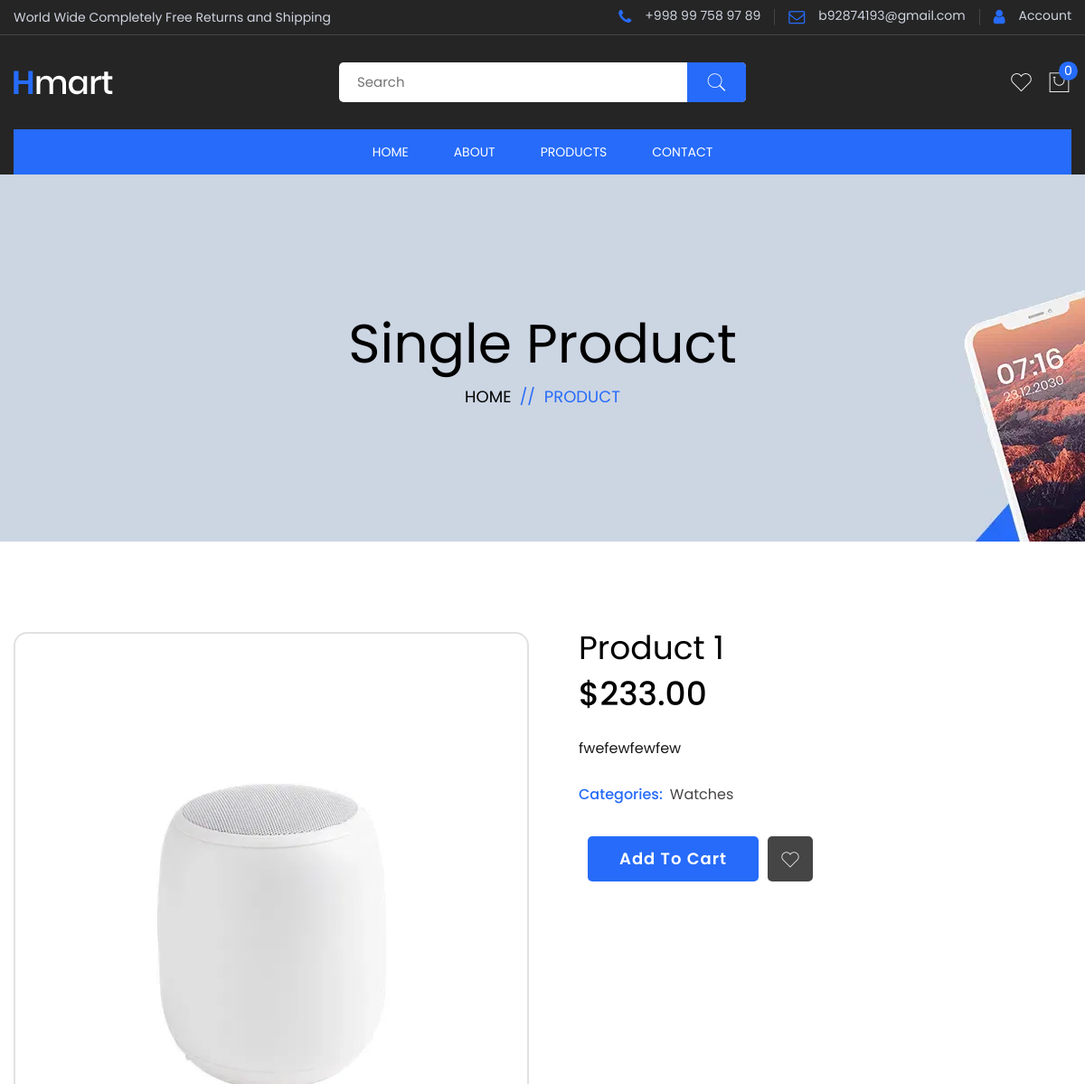
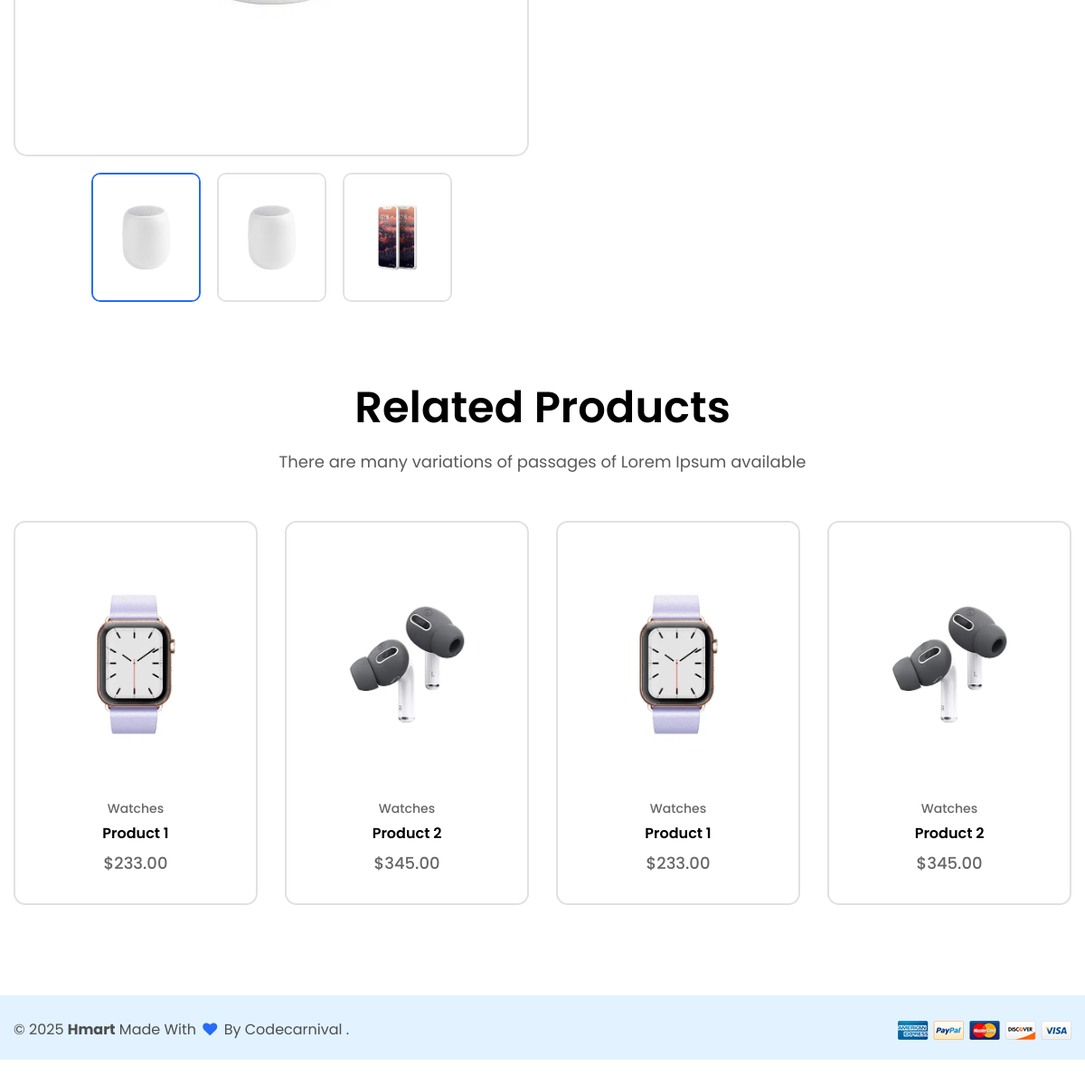
The app's page /product/1/ (signed in) with its own data (2 pictures, top to bottom).
### app/models.py (models this page shows, shortened)
class Photos(models.Model):
	photo = models.ImageField(upload_to='photos/')

class Product(models.Model):
	category = models.ForeignKey(Category, on_delete=models.CASCADE)
	name = models.CharField(max_length=255)
	slug = models.CharField(max_length=255)
	price = models.DecimalField(decimal_places=2, max_digits=15)
	general = models.ImageField(upload_to='photos/')
	photos = models.ManyToManyField(Photos)
	about = models.TextField()

class Category(models.Model):
	name = models.CharField(max_length=255)

### app/views.py (the view)
# urls.py: path('product/<product_id>/', product_detail, name='product_detail'),
def product_detail(request, product_id):
	product = get_object_or_404(Product, id=product_id)
	wishlist_items = Wishlist.objects.filter(user=request.user)
	related_products = Product.objects.all()[:4]
	cart_items = Cart.objects.filter(user=request.user)
	photos = product.photos.all()
	context = {
		'product': product,
		'wishlist_items': wishlist_items,
		'cart_items': cart_items,
		'photos': photos,
		'related_products': related_products,
	}
	return render(request, 'product_detail.html', context)

### templates/product_detail.html (shortened to what this page needs)
{% extends 'base.html' %}
{% load static %}
{% block content %}
<div class="breadcrumb-area">
    <div class="container">
        <div class="row align-items-center justify-content-center">
            <div class="col-12 text-center">
                <h2 class="breadcrumb-title">Single Product</h2>
                <ul class="breadcrumb-list">
                    <li class="breadcrumb-item"><a href="/">Home</a></li>
                    <li class="breadcrumb-item active">Product</li>
                </ul>
            </div>
        </div>
    </div>
</div>
<div class="product-details-area pt-100px pb-100px">
    <div class="container">
        <div class="row">
            <div class="col-lg-6 col-sm-12 col-xs-12 mb-lm-30px mb-md-30px mb-sm-30px">
                <div class="swiper-container zoom-top">
                    <div class="swiper-wrapper">
                        {% for photo in photos %}
                            <div class="swiper-slide">
                                <img class="img-responsive m-auto" src="{{ photo.photo.url }}" alt="Product Image">
                            </div>
                        {% endfor %}
                    </div>
                </div>
                <div class="swiper-container mt-20px zoom-thumbs slider-nav-style-1 small-nav">
                    <div class="swiper-wrapper">
                        {% for photo in photos %}
                            <div class="swiper-slide">
                                <img class="img-responsive m-auto" src="{{ photo.photo.url }}" alt="Product Thumbnail">
                            </div>
                        {% endfor %}
                    </div>
                </div>
            </div>
            <div class="col-lg-6 col-sm-12 col-xs-12" data-aos="fade-up" data-aos-delay="200">
                <div class="product-details-content quickview-content ml-25px">
                    <h2>{{ product.name }}</h2>
                    <div class="pricing-meta">
                        <ul class="d-flex">
                            <li class="new-price">${{ product.price }}</li>
                        </ul>
                    </div>
                    <p class="mt-30px">{{ product.about }}</p>
                    <div class="pro-details-categories-info pro-details-same-style d-flex m-0">
                        <span>Categories: </span>
                        <ul class="d-flex">
                            <li>
                                <a href="{% url 'categories' product.category.name %}">{{ product.category.name }}</a>
                            </li>
                        </ul>
                    </div>
                    <div class="pro-details-quality">
                        <div class="pro-details-cart">
                            <button class="add-cart"> Add To
                                Cart</button>
                        </div>
                        <div class="pro-details-compare-wishlist pro-details-wishlist ">
                            <a href="wishlist.html"><i class="pe-7s-like"></i></a>
                        </div>
                    </div>
                </div>
            </div>
        </div>
    </div>
</div>
<div class="product-area related-product">
    <div class="container">
        <div class="row">
            <div class="col-12">
                <div class="section-title text-center m-0">
                    <h2 class="title">Related Products</h2>
                    <p>There are many variations of passages of Lorem Ipsum available</p>
                </div>
            </div>
        </div>
        <div class="row">
          <div class="col">
              <div class="new-product-slider swiper-container slider-nav-style-1">
                  <div class="swiper-wrapper">
                      {% for related_product in related_products %}
                          <div class="swiper-slide">
                              <div class="product">
                                  <div class="thumb">
                                      <a href="{% url 'product_detail' related_product.id %}" class="image">
                                          <img src="{{ related_product.general.url }}" alt="{{ related_product.name }}" />
                                      </a>
                                  </div>
                                  <div class="content">
                                      <span class="category"><a href="#">{{ related_product.category.name }}</a></span>
                                      <h5 class="title">
                                          <a href="{% url 'product_detail' related_product.id %}">{{ related_product.name }}</a>
                                      </h5>
                                      <span class="price">
                                          <span class="new">${{ related_product.price }}</span>
                                      </span>
                                  </div>
                              </div>
                          </div>
                      {% endfor %}
                  </div>
              </div>
            </div>
        </div>
    </div>
</div>
{% endblock %}

### templates/base.html (shortened to what this page needs)
{% load static %}
<!DOCTYPE html>
<html lang="zxx" dir="ltr">
<head>
    <link rel="stylesheet" href="{% static 'assets/css/bootstrap.min.css' %}" />
    <link rel="stylesheet" href="{% static 'assets/css/font.awesome.css' %}" />
    <link rel="stylesheet" href="{% static 'assets/css/pe-icon-7-stroke.css' %}" />
    <link rel="stylesheet" href="{% static 'assets/css/animate.min.css' %}">
    <link rel="stylesheet" href="{% static 'assets/css/swiper-bundle.min.css' %}">
    <link rel="stylesheet" href="{% static 'assets/css/venobox.css' %}">
    <link rel="stylesheet" href="{% static 'assets/css/jquery-ui.min.css' %}">
    <link rel="stylesheet" href="{% static 'assets/css/style.css' %}">
</head>
<body>
    <div class="main-wrapper">
        <header>
            <div class="header-top">
                <div class="container">
                    <div class="row justify-content-between align-items-center">
                        <div class="col">
                            <div class="welcome-text">
                                <p>World Wide Completely Free Returns and Shipping</p>
                            </div>
                        </div>
                        <div class="col d-none d-lg-block">
                            <div class="top-nav">
                                <ul>
                                    <li><a href="tel:998997589789"><i class="fa fa-phone"></i> +998 99 758 97 89</a></li>
                                    <li><a href="mailto:b92874193@gmail.com"><i class="fa fa-envelope-o"></i> b92874193@gmail.com</a></li>
                                    <li><a href="{% url 'account' %}"><i class="fa fa-user"></i> Account</a></li>
                                </ul>
                            </div>
                        </div>
                    </div>
                </div>
            </div>
            <div class="header-bottom  d-none d-lg-block">
                <div class="container">
                    <div class="row justify-content-between align-items-center">
                        <div class="col-lg-3 col">
                            <div class="header-logo">
                                <a href="/"><img src="{% static 'assets/images/logo/logo.png' %}" alt="Site Logo" /></a>
                            </div>
                        </div>
                        <div class="col-lg-6 d-none d-lg-block">
                            <div class="search-element">
                                <form action="{% url 'search' %}" role="search" method="GET">
                                    <input type="text" name="q" placeholder="Search" />
                                    <button><i class="pe-7s-search"></i></button>
                                </form>
                            </div>
                        </div>
                        <div class="col-lg-3 col">
                            <div class="header-actions">
                                <a href="#offcanvas-wishlist" class="header-action-btn offcanvas-toggle">
                                    <i class="pe-7s-like"></i>
                                </a>
                                <a href="#offcanvas-cart" class="header-action-btn header-action-btn-cart offcanvas-toggle pr-0">
                                    <i class="pe-7s-shopbag"></i>
                                    <span class="header-action-num">{{ cart_items.count }}</span>
                                </a>
                            </div>
                        </div>
                    </div>
                </div>
            </div>
            <div class="header-nav-area d-none d-lg-block sticky-nav">
                <div class="container">
                    <div class="header-nav">
                        <div class="main-menu position-relative">
                            <ul>
                                <li>
                                    <a href="/">Home</a>
                                </li>
                                <li><a href="{% url 'about' %}">About</a></li>
                                <li><a href="{% url 'products' %}">Products</a></li>
                                <li><a href="{% url 'contact' %}">Contact</a></li>
                            </ul>
                        </div>
                    </div>
                </div>
            </div>
        </header>
        <main>
            {% block content %}
            {% endblock %}
        </main>
        <div class="footer-area">
            <div class="footer-container">
                <div class="footer-bottom">
                    <div class="container">
                        <div class="line-shape-top line-height-1">
                            <div class="row flex-md-row-reverse align-items-center">
                                <div class="col-md-6 text-center text-md-end">
                                    <div class="payment-mth"><img class="img img-fluid" src="{% static 'assets/images/icons/payment.png' %}" alt="payment-image"></div>
                                </div>
                                <div class="col-md-6 text-center text-md-start">
                                    <p class="copy-text"> © 2025 <strong>Hmart</strong> Made With <i class="fa fa-heart"
                                        aria-hidden="true"></i> By <a class="company-name" href="https://themeforest.net/user/codecarnival/portfolio">
                                            <strong> Codecarnival </strong></a>.</p>
                                </div>
                            </div>
                        </div>
                    </div>
                </div>
            </div>
        </div>
    </div>
</body>
</html>

### records on screen
Photos: photo (picture)
Photos: photo (picture)
Photos: photo (picture)
Product: name "Product 1", price "233.00", about "fwefewfewfew", category.name "Watches", general (picture)
Product: general (picture), category.name "Watches", name "Product 2", price "345.00"

### other values on screen
{{ cart_items.count }} "0"
